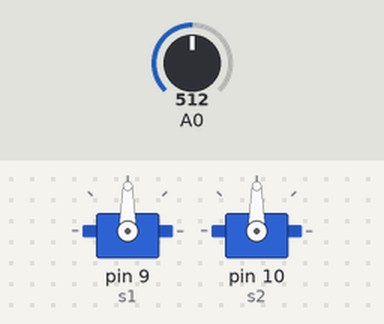
A sketch run on a simulated Arduino Uno, built with avr-gcc and run on an emulated ATmega328P. Parts: 2 × servo. The test bench sets the inputs (shaded band); at power-on: A0 = 512.

Above: at 1.2 s.
1.3 s: A0 set to 716
At 2.0 s:
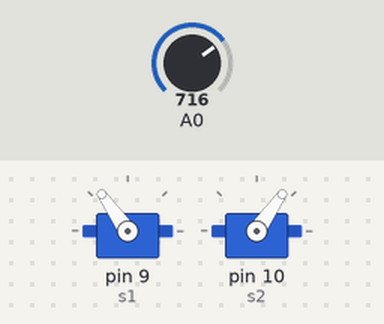
2.8 s: A0 set to 900
At 3.2 s:
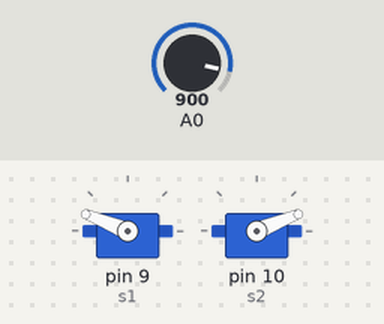
4.3 s: A0 set to 1023
At 5.5 s:
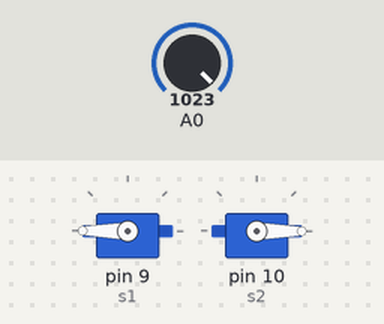
5.8 s: A0 set to 306
At 6.7 s:
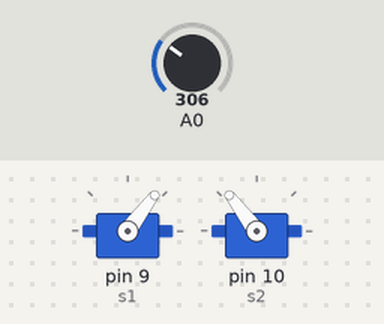
7.3 s: A0 set to 122
At 7.8 s:
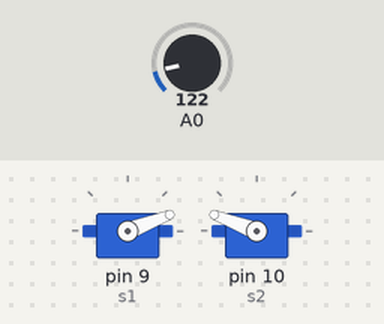
Timing chart, 0 to 9.8 s (numbered marks = the images above; inputs shaded):
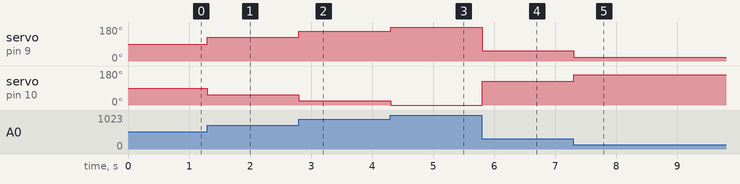

The sketch:

two-servos-mirror.ino
```cpp
// Reference solution: the pot on A0 sets servo1 (D9) from 0 to 180 degrees and servo2 (D10) to the mirror
// angle, 180 minus that.
#include <Servo.h>

Servo s1, s2;

void setup() {
  s1.attach(9);
  s2.attach(10);
}

void loop() {
  int a = map(analogRead(A0), 0, 1023, 0, 180);
  s1.write(a);
  s2.write(180 - a);
  delay(15);
}
```

Measured:
- after the input at 1.3 s, servo on pin 9 (s1): 90° → 125° at once; servo on pin 10 (s2): 90° → 55° at once
- after the input at 2.8 s, servo on pin 9 (s1): 125° → 158° at once; servo on pin 10 (s2): 55° → 22° at once
- after the input at 4.3 s, servo on pin 9 (s1): 158° → 180° at once; servo on pin 10 (s2): 22° → 0° at once
- after the input at 5.8 s, servo on pin 9 (s1): 180° → 53° at once; servo on pin 10 (s2): 0° → 127° at once
- after the input at 7.3 s, servo on pin 9 (s1): 53° → 21° at once; servo on pin 10 (s2): 127° → 159° at once
